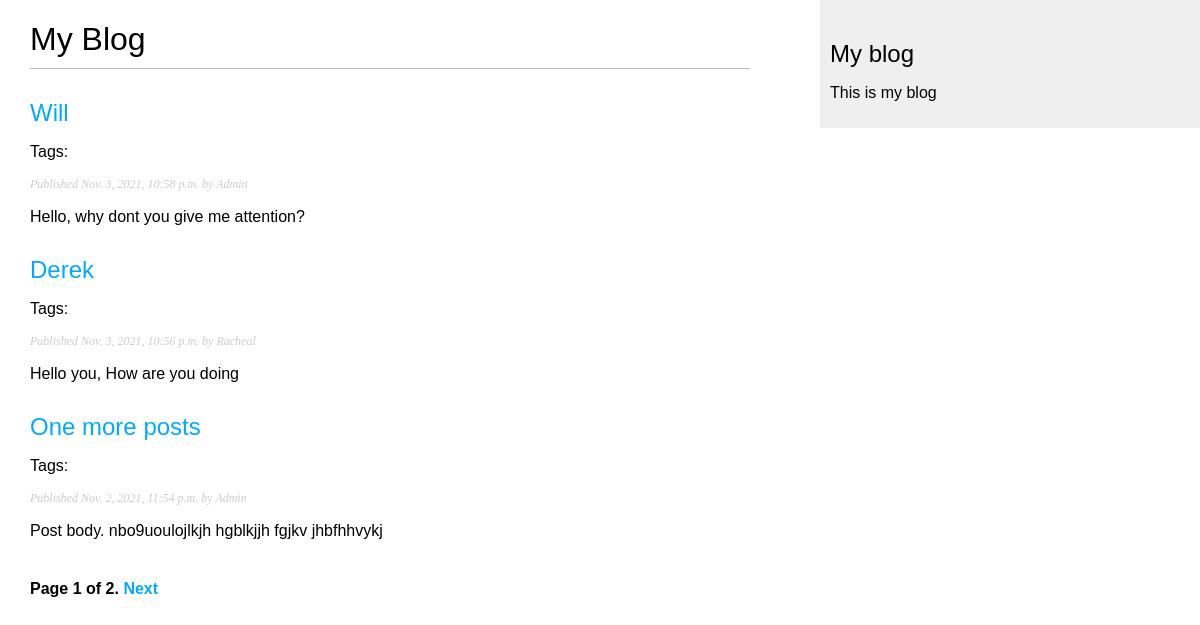
Screenshot of /blog/ with the database file from the repository.
### blog/models.py (models this page shows, shortened)
class Post(models.Model):
    tags = TaggableManager()
    objects = models.Manager() #THE DEFAULT MANAGER
    published = PublishedManager() #Our custom manager
    def get_absolute_url(self):
        return reverse('blog:post_detail',
                        args = [self.publish.year,
                                self.publish.month,
                                self.publish.day, self.slug])
    STATUS_CHOICES = (
    ('draft', 'Draft'),
    ('published', 'Published'),
    )
    title = models.CharField(max_length=250)
    slug = models.SlugField(max_length=250,
                            unique_for_date='publish')
    author = models.ForeignKey(User, on_delete=models.CASCADE,
                                related_name='blog_posts')
    body = models.TextField()
    publish = models.DateTimeField(default=timezone.now)
    created = models.DateTimeField(auto_now_add = True)
    updated = models.DateTimeField(auto_now=True)
    status = models.CharField(max_length=10,
                                choices = STATUS_CHOICES,
                                default = 'draft')
    class Meta:
        ordering = ('-publish',)

### blog/views.py (the view)
# urls.py: path('', views.PostListView.as_view(), name='post_list'),
class PostListView(ListView):
    queryset = Post.published.all()
    context_object_name = 'posts'
    paginate_by = 3
    template_name = 'blog/post/list.html'

### blog/templates/blog/post/list.html (shortened to what this page needs)
{% extends "blog/base.html"%}
{% block content%}
<h1>My Blog</h1>
{% for post in posts%}
<h2>
    <a href = "{{ post.get_absolute_url }}">
        {{ post.title }}
    </a>
</h2>
<p class = "tags">Tags: {{ post.tags.all|join:","}}</p>
<p class = "date">
    Published {{ post.publish }} by {{post.author}}
</p>
{{post.body|truncatewords:30|linebreaks }}
{% endfor %}
{% include "pagination.html" with page=page_obj %}
{% endblock %}

### blog/templates/blog/base.html (shortened to what this page needs)
{% load static %}
<!DOCTYPE html>
<html>
    <head>
        <link href="{% static "css/blog.css" %}" rel="stylesheet">
    </head>
    <body>
        <div id = "content">
            {% block content%}
            {% endblock%}
        </div>
        <div id = "sidebar">
            <h2>My blog</h2>
            <p>This is my blog</p>
        </div>
    </body>
</html>

### blog/templates/pagination.html (shortened to what this page needs)
<div class = "pagination">
    <span class = "step=links">
            <span class = "current">
                Page {{ page.number }} of {{page.paginator.num_pages}}.
            </span>
            {% if page.has_next %}
             <a href = "?page={{ page.next_page_number}}">Next</a>
             {% endif%}
    </span>
</div>

### blog/static/css/blog.css (style rules this page uses)
body { margin:0; padding:0; font-family:helvetica, sans-serif; }
a { color:#00abff; text-decoration:none; }
h1 { font-weight:normal; border-bottom:1px solid #bbb; padding:0 0 10px 0; }
h2 { font-weight:normal; margin:30px 0 0; }
#content { float:left; width:60%; padding:0 0 0 30px; }
#sidebar { float:right; width:30%; padding:10px; background:#efefef; height:100%; }
p.date { color:#ccc; font-family: georgia, serif; font-size: 12px; font-style: italic; }
.pagination { margin:40px 0; font-weight:bold; }

### rows the page displays
Post: title "Will", publish "Nov. 3, 2021, 10:58 p.m.", author "Admin", body "Hello, why dont you give me attention?"
Post: title "Derek", publish "Nov. 3, 2021, 10:56 p.m.", author "Racheal", body "Hello you, How are you doing"
Post: title "One more posts", publish "Nov. 2, 2021, 11:54 p.m.", author "Admin", body "Post body. nbo9uoulojlkjh hgblkjjh fgjkv jhbfhhvykj"

### other values shown
{{ page.number }} "1"
{{ page.paginator.num_pages }} "2"
